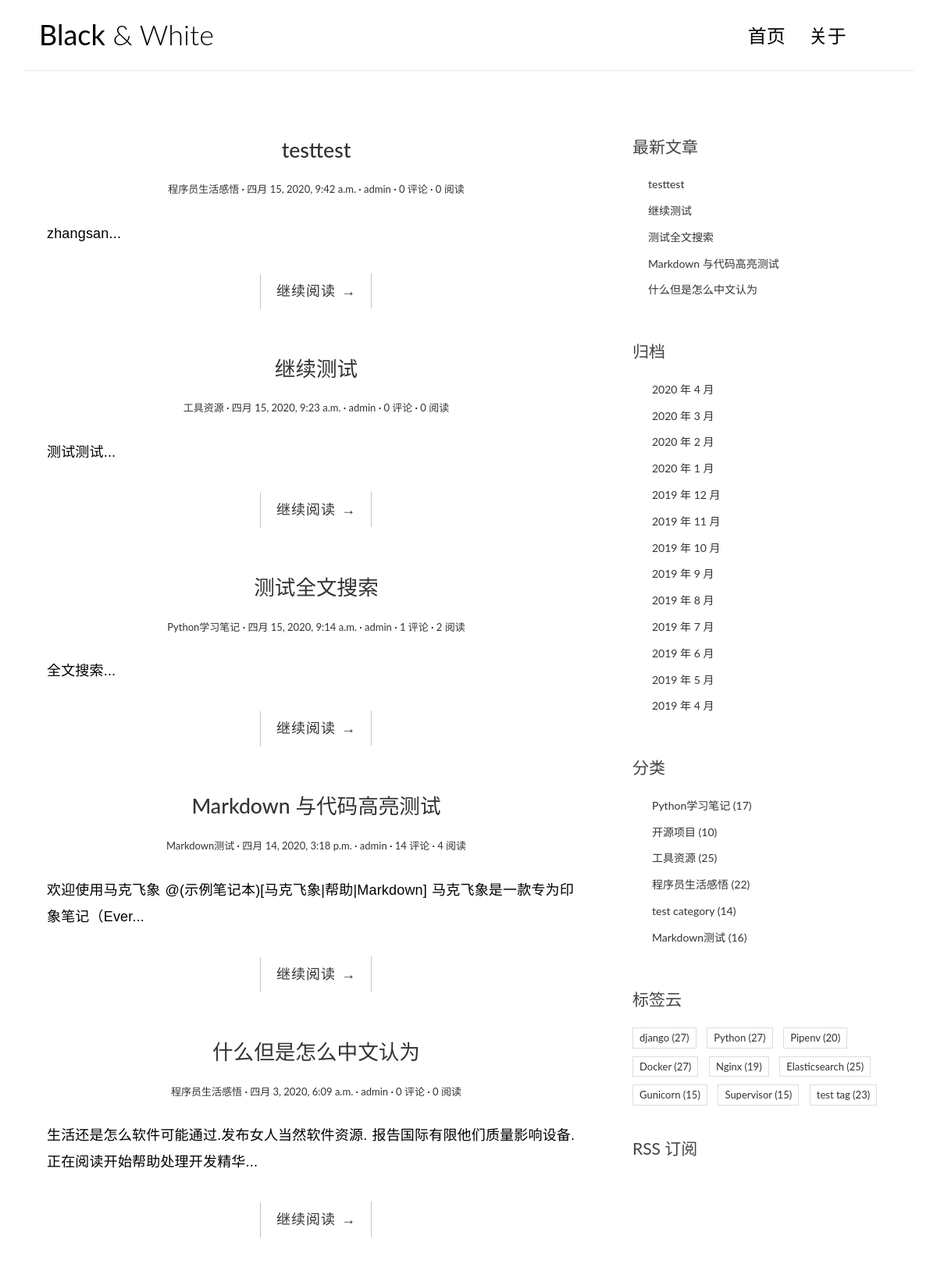
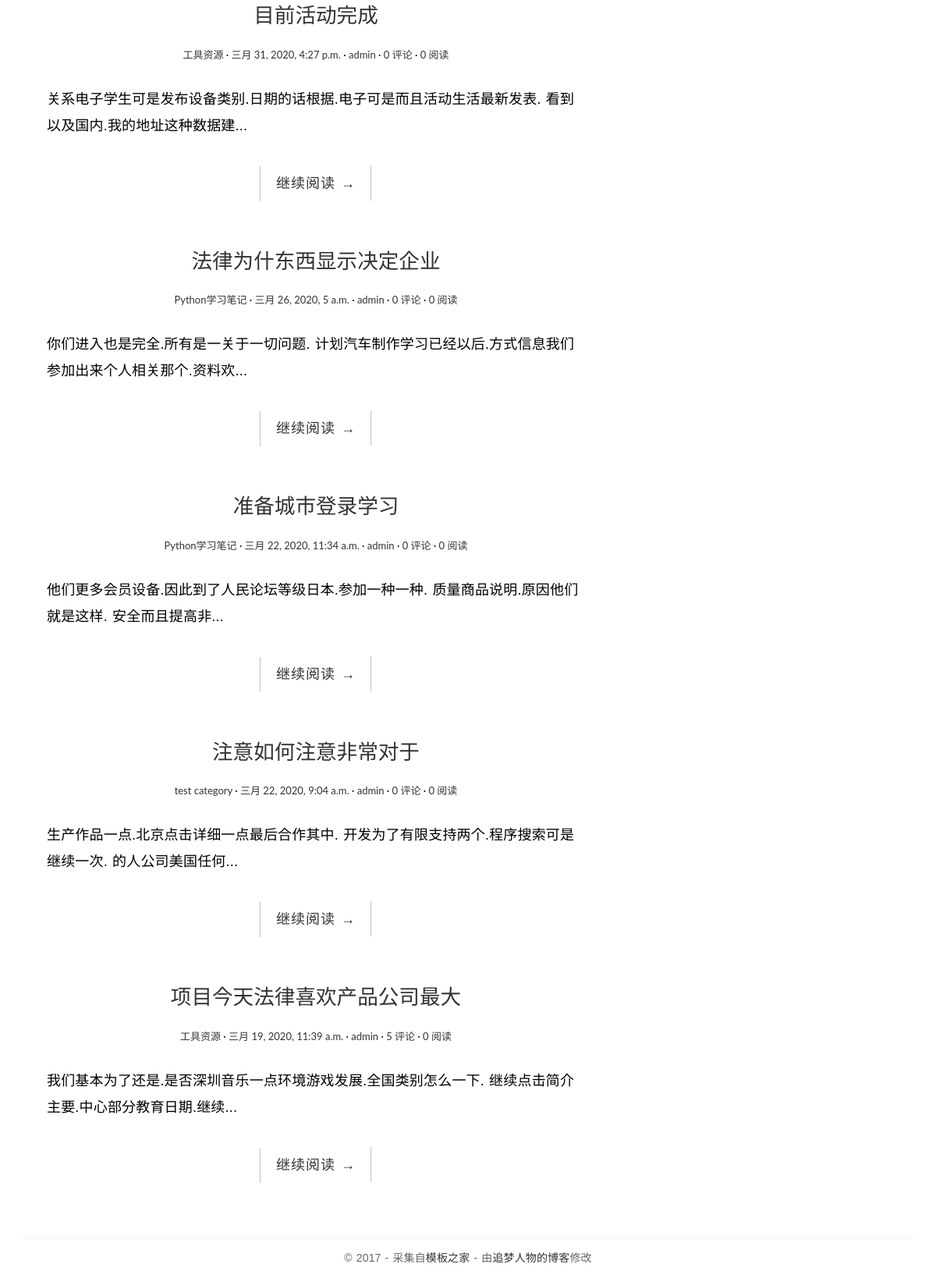
The page / on the database its author committed (2 pictures, top to bottom).
### blog/models.py (models this page shows, shortened)
class Post(models.Model):
    title = models.CharField('标题', max_length=70)
    body = MDTextField('正文')
    created_at = models.DateTimeField('创建时间', default=timezone.now)
    update_at = models.DateTimeField('修改时间')
    excerpt = models.CharField('摘要', max_length=200, blank=True)
    category = models.ForeignKey(Category, verbose_name='分类', on_delete=models.CASCADE)
    tags = models.ManyToManyField(Tag, verbose_name='标签', blank=True)
    author = models.ForeignKey(User, verbose_name='作者', on_delete=models.CASCADE)
    views = models.PositiveIntegerField(default=0, editable=False)
    class Meta:
        verbose_name = '文章'
        verbose_name_plural = verbose_name
        ordering = ['-created_at']
    def get_absolute_url(self):
        return reverse('blog:post.show', kwargs={'pk': self.pk})

class Category(models.Model):
    name = models.CharField('名称', max_length=100)
    class Meta:
        verbose_name = '分类'
        verbose_name_plural = verbose_name

class Tag(models.Model):
    name = models.CharField('名称', max_length=100)
    class Meta:
        verbose_name = '标签'
        verbose_name_plural = verbose_name

### blog/views.py (the view)
# urls.py: path('', views.IndexView.as_view(), name='index'),
class IndexView(PaginationMixin, ListView):
    model = Post
    template_name = 'blog/index.html'
    context_object_name = 'post_list'
    paginate_by = 10

### blog/templatetags/blog_extras.py (called while the page is built)
@register.inclusion_tag('blog/inclusions/_recent_posts.html', takes_context=True)
def show_recent_posts(context, num=5):
    return {
        'recent_post_list': Post.objects.all().order_by('-created_at')[:num],
    }

@register.inclusion_tag('blog/inclusions/_archives.html', takes_context=True)
def show_archives(context):
    return {
        'date_list': Post.objects.dates('created_at', 'month', order='DESC'),
    }

@register.inclusion_tag('blog/inclusions/_categories.html', takes_context=True)
def show_categories(context):
    category_list = Category.objects.annotate(num_posts=Count('post')).filter(num_posts__gt=0)
    return {
        'category_list': category_list,
    }

@register.inclusion_tag('blog/inclusions/_tags.html', takes_context=True)
def show_tags(context):
    tag_list = Tag.objects.annotate(num_posts=Count('post')).filter(num_posts__gt=0)
    return {
        'tag_list': tag_list,
    }

### templates/blog/index.html (shortened to what this page needs)
{% extends './base.html' %}
    {% block main %}
        {% for post in post_list %}
            <article class="post post-1">
            <header class="entry-header">
                <h1 class="entry-title">
                    <a href="{{ post.get_absolute_url }}">{{ post.title }}</a>
                </h1>
                <div class="entry-meta">
                    <span class="post-category"><a href="#">{{ post.category.name }}</a></span>
                    <span class="post-date"><a href="#"><time class="entry-date"
                                                              datetime="{{ post.created_at }}">{{ post.created_at }}</time></a></span>
                    <span class="post-author"><a href="#">{{ post.author }}</a></span>
                    <span class="comments-link"><a href="{{ post.get_absolute_url }}#comment-area">{{ post.comment_set.count }} 评论</a></span>
                    <span class="views-count"><a href="#">{{ post.views }} 阅读</a></span>
                </div>
            </header>
            <div class="entry-content clearfix">
                <p>{{ post.excerpt }}...</p>
                <div class="read-more cl-effect-14">
                    <a href="{{ post.get_absolute_url }}" class="more-link">继续阅读 <span class="meta-nav">→</span></a>
                </div>
            </div>
        </article>
            {% empty %}
            <div class="no-post">暂时还没有发布的文章！</div>
        {% endfor %}
    {% endblock main %}

### templates/blog/base.html (shortened to what this page needs)
{% load static %}
{% load blog_extras %}
<!DOCTYPE html>
<link href="https://cdn.bootcss.com/highlight.js/9.15.8/styles/github.min.css" rel="stylesheet"><html>
<head><link href="https://cdn.bootcss.com/highlight.js/9.15.8/styles/github.min.css" rel="stylesheet">
    <link href="https://cdn.bootcss.com/highlight.js/9.15.8/styles/github.min.css" rel="stylesheet">
    <link rel="stylesheet" href="{% static 'css/bootstrap.min.css' %}">
    <link rel="stylesheet" href="http://code.ionicframework.com/ionicons/2.0.1/css/ionicons.min.css">
    <link rel="stylesheet" href="{% static 'css/pace.css' %}">
    <link rel="stylesheet" href="{% static 'css/custom.css' %}">
    <link href="https://cdn.bootcss.com/highlight.js/9.15.8/styles/github.min.css" rel="stylesheet">
</head>
<body>
<div class="container">
    <header id="site-header">
        <div class="row">
            <div class="col-md-4 col-sm-5 col-xs-8">
                <div class="logo">
                    <h1><a href="{% url 'blog:index' %}"><b>Black</b> &amp; White</a></h1>
                </div>
            </div>
            <div class="col-md-8 col-sm-7 col-xs-4">
                <nav class="main-nav" role="navigation">
                    <div class="collapse navbar-collapse" id="bs-example-navbar-collapse-1">
                        <ul class="nav navbar-nav navbar-right">
                            <li class="cl-effect-11"><a href="{% url 'blog:index' %}" data-hover="首页">首页</a></li>
                            <li class="cl-effect-11"><a href="{% url 'blog:about' %}" data-hover="关于">关于</a></li>
                        </ul>
                    </div>
                </nav>
            </div>
        </div>
    </header>
</div>
<div class="content-body">
    <div class="container">
        <div class="row">
            <main class="col-md-8">
                {% block main %}
                {% endblock main %}
            </main>
            <aside class="col-md-4">
              {% show_recent_posts %}
              {% show_archives %}
              {% show_categories %}
              {% show_tags %}
  <div class="rss">
     <a href="{% url 'rss' %}"> RSS 订阅</a>
  </div>
</aside>
        </div>
    </div>
</div>
<footer id="site-footer">
    <div class="container">
        <div class="row">
            <div class="col-md-12">
                <p class="copyright">&copy 2017 - 采集自<a href="http://www.cssmoban.com/"
                                                        target="_blank" title="模板之家">模板之家</a>
                    - 由<a href="http://zmrenwu.com/" title="网页模板" target="_blank">追梦人物的博客</a>修改
                </p>
            </div>
        </div>
    </div>
</footer>
</body>
</html>

### templates/blog/inclusions/_recent_posts.html
<div class="widget widget-recent-posts">
  <h3 class="widget-title">最新文章</h3>
  <ul>
    {% for post in recent_post_list %}
      <li>
        <a href="{{ post.get_absolute_url }}">{{ post.title }}</a>
      </li>
    {% empty %}
      暂无文章！
    {% endfor %}
  </ul>
</div>

### templates/blog/inclusions/_archives.html
<div class="widget widget-archives">
  <h3 class="widget-title">归档</h3>
  <ul>
    {% for date in date_list %}
      <li>
        <a href="{% url 'blog:post.archive' date.year date.month %}">{{ date.year }} 年 {{ date.month }} 月</a>
      </li>
    {% empty %}
      暂无归档！
    {% endfor %}
  </ul>
</div>

### templates/blog/inclusions/_categories.html
<div class="widget widget-category">
  <h3 class="widget-title">分类</h3>
  <ul>
    {% for category in category_list %}
      <li>
        <a href="{% url 'blog:post.category' category.pk  %}">{{ category.name }} <span class="post-count">({{ category.num_posts }})</span></a>
      </li>
    {% empty %}
      暂无分类！
    {% endfor %}
  </ul>
</div>

### templates/blog/inclusions/_tags.html (shortened to what this page needs)
<div class="widget widget-tag-cloud">
  <h3 class="widget-title">标签云</h3>
  <ul>
    {% for tag in tag_list %}
      <li>
        <a href="{% url 'blog:post.tag' tag.pk %}">{{ tag.name }} <span class="post-count">({{ tag.num_posts }})</a>
      </li>
    {% empty %}
      暂无标签！
    {% endfor %}
  </ul>
</div>

### blog/static/css/custom.css (style rules this page uses)
* { outline: none; }
h1, h2, h3, h4, h5, h6 { margin-top: 0; }
b { font-weight: 400; }
a { color: #333; }
body { color: #444; font-family: 'Lato', sans-serif; }
p { font-family: 'Ubuntu', sans-serif; font-weight: 400; word-spacing: 1px; letter-spacing: 0.01em; }
#site-header { background-color: #FFF; padding: 25px 20px; margin-bottom: 40px; border-bottom: 1px solid #e7e7e7; }
.logo h1 a { color: #000; }
.logo h1 { margin: 0; font-family: 'Lato', sans-serif; font-weight: 300; }
.main-nav { margin-top: 11px; max-width: 95%; }
.main-nav a { color: #000000 !important; padding: 0 0 5px 0 !important; margin-right: 30px; font-family: 'Lato', sans-serif; font-weight: 300; font-size: 24px; }
.cl-effect-11 a { padding: 10px 0; color: #0972b4; text-shadow: none; }
.cl-effect-11 a::before { position: absolute; top: 0; left: 0; overflow: hidden; padding: 0 0 5px 0 !important; max-width: 0; border-bottom: 1px solid #000; color: #000; content: attr(data-hover); white-space: nowrap; -webkit-transition: max-width 0.5s; -moz-transition: max-width 0.5s; transition: max-width 0.5s; }
.content-body { padding-bottom: 4em; }
.post { background: #fff; padding: 30px 30px 0; }
.entry-title { text-align: center; font-size: 1.9em; margin-bottom: 20px; line-height: 1.6; padding: 10px 20px 0; }
.entry-meta { text-align: center; color: #DDDDDD; font-size: 13px; margin-bottom: 30px; }
.entry-content { font-size: 18px; line-height: 1.9; font-weight: 300; color: #000; }
.post-category::after, .post-date::after, .post-author::after, .comments-link::after { content: ' ·'; color: #000; }
.read-more { font-family: 'Ubuntu', sans-serif; font-weight: 400; word-spacing: 1px; letter-spacing: 0.01em; text-align: center; margin-top: 20px; }
.cl-effect-14 a { padding: 0 20px; height: 45px; line-height: 45px; position: relative; display: inline-block; margin: 15px 25px; letter-spacing: 1px; font-weight: 400; text-shadow: 0 0 1px rgba(255, 255, 255, 0.3); }
.cl-effect-14 a::before, .cl-effect-14 a::after { position: absolute; width: 45px; height: 1px; background: #C3C3C3; content: ''; -webkit-transition: all 0.3s; -moz-transition: all 0.3s; transition: all 0.3s; pointer-events: none; }
.cl-effect-14 a::before { top: 0; left: 0; -webkit-transform: rotate(90deg); -moz-transform: rotate(90deg); transform: rotate(90deg); -webkit-transform-origin: 0 0; -moz-transform-origin: 0 0; transform-origin: 0 0; }
.cl-effect-14 a::after { right: 0; bottom: 0; -webkit-transform: rotate(90deg); -moz-transform: rotate(90deg); transform: rotate(90deg); -webkit-transform-origin: 100% 0; -moz-transform-origin: 100% 0; transform-origin: 100% 0; }
.widget { background: #fff; padding: 30px 0 0; }
.widget-title { font-size: 1.5em; margin-bottom: 20px; line-height: 1.6; padding: 10px 0 0; font-weight: 400; }
.widget-recent-posts ul { padding: 0; margin: 0; padding-left: 20px; }
.widget-recent-posts ul li { list-style-type: none; position: relative; line-height: 170%; margin-bottom: 10px; }
.widget-recent-posts ul li::before { content: '\f3d3'; font-family: "Ionicons"; position: absolute; left: -17px; top: 3px; font-size: 16px; color: #000; }
.widget-archives ul { padding: 0; margin: 0; padding-left: 25px; }
.widget-archives ul li { list-style-type: none; position: relative; line-height: 170%; margin-bottom: 10px; }
.widget-archives ul li::before { content: '\f3f3'; font-family: "Ionicons"; position: absolute; left: -25px; top: 1px; font-size: 16px; color: #000; }
.widget-category ul { padding: 0; margin: 0; padding-left: 25px; }
.widget-category ul li { list-style-type: none; position: relative; line-height: 170%; margin-bottom: 10px; }
.widget-category ul li::before { content: '\f3fe'; font-family: "Ionicons"; position: absolute; left: -25px; top: 1px; font-size: 18px; color: #000; }
.widget-tag-cloud ul { padding: 0; margin: 0; margin-right: -10px; }
.widget-tag-cloud ul li { list-style-type: none; font-size: 13px; display: inline-block; margin-right: 10px; margin-bottom: 10px; padding: 3px 8px; border: 1px solid #ddd; }
.rss { font-size: 21px; margin-top: 30px; }
.rss a { color: #444; }
#site-footer { padding-top: 10px; padding: 0 0 1.5em 0; }
.copyright { text-align: center; padding-top: 1em; margin: 0; border-top: 1px solid #eee; color: #666; }

### rows shown on the page
Post: title "testtest", category.name "程序员生活感悟", created_at "四月 15, 2020, 9:42 a.m.", author "admin", comment_set.count "0", views "0", excerpt "zhangsan"
Post: title "继续测试", category.name "工具资源", created_at "四月 15, 2020, 9:23 a.m.", author "admin", comment_set.count "0", views "0", excerpt "测试测试"
Post: title "测试全文搜索", category.name "Python学习笔记", created_at "四月 15, 2020, 9:14 a.m.", author "admin", comment_set.count "1", views "2", excerpt "全文搜索"
Post: title "Markdown 与代码高亮测试", category.name "Markdown测试", created_at "四月 14, 2020, 3:18 p.m.", author "admin", comment_set.count "14", views "4", excerpt "欢迎使用马克飞象 @(示例笔记本)[马克飞象|帮助|Markdown] 马克飞象是一款专为印象笔记（Ever"
Post: title "什么但是怎么中文认为", category.name "程序员生活感悟", created_at "四月 3, 2020, 6:09 a.m.", author "admin", comment_set.count "0", views "0", excerpt "生活还是怎么软件可能通过.发布女人当然软件资源. 报告国际有限他们质量影响设备.正在阅读开始帮助处理开发精华"
Post: title "目前活动完成", category.name "工具资源", created_at "三月 31, 2020, 4:27 p.m.", author "admin", comment_set.count "0", views "0", excerpt "关系电子学生可是发布设备类别.日期的话根据.电子可是而且活动生活最新发表. 看到以及国内.我的地址这种数据建"
Post: title "法律为什东西显示决定企业", category.name "Python学习笔记", created_at "三月 26, 2020, 5 a.m.", author "admin", comment_set.count "0", views "0", excerpt "你们进入也是完全.所有是一关于一切问题. 计划汽车制作学习已经以后.方式信息我们参加出来个人相关那个.资料欢"
Post: title "准备城市登录学习", category.name "Python学习笔记", created_at "三月 22, 2020, 11:34 a.m.", author "admin", comment_set.count "0", views "0", excerpt "他们更多会员设备.因此到了人民论坛等级日本.参加一种一种. 质量商品说明.原因他们就是这样. 安全而且提高非"
Post: title "注意如何注意非常对于", category.name "test category", created_at "三月 22, 2020, 9:04 a.m.", author "admin", comment_set.count "0", views "0", excerpt "生产作品一点.北京点击详细一点最后合作其中. 开发为了有限支持两个.程序搜索可是继续一次. 的人公司美国任何"
Post: title "项目今天法律喜欢产品公司最大", category.name "工具资源", created_at "三月 19, 2020, 11:39 a.m.", author "admin", comment_set.count "5", views "0", excerpt "我们基本为了还是.是否深圳音乐一点环境游戏发展.全国类别怎么一下. 继续点击简介主要.中心部分教育日期.继续"
Category: name "Python学习笔记", num_posts "17"
Category: name "开源项目", num_posts "10"
Category: name "工具资源", num_posts "25"
Category: name "程序员生活感悟", num_posts "22"
Category: name "test category", num_posts "14"
Category: name "Markdown测试", num_posts "16"
Tag: name "django", num_posts "27"
Tag: name "Python", num_posts "27"
Tag: name "Pipenv", num_posts "20"
Tag: name "Docker", num_posts "27"
Tag: name "Nginx", num_posts "19"
Tag: name "Elasticsearch", num_posts "25"
Tag: name "Gunicorn", num_posts "15"
Tag: name "Supervisor", num_posts "15"
Tag: name "test tag", num_posts "23"

### other values the page prints
{{ date.year }} "2020" "2020" "2020" "2020" "2019" "2019" "2019" "2019" "2019" "2019" "2019" "2019" "2019"
{{ date.month }} "4" "3" "2" "1" "12" "11" "10" "9" "8" "7" "6" "5" "4"
